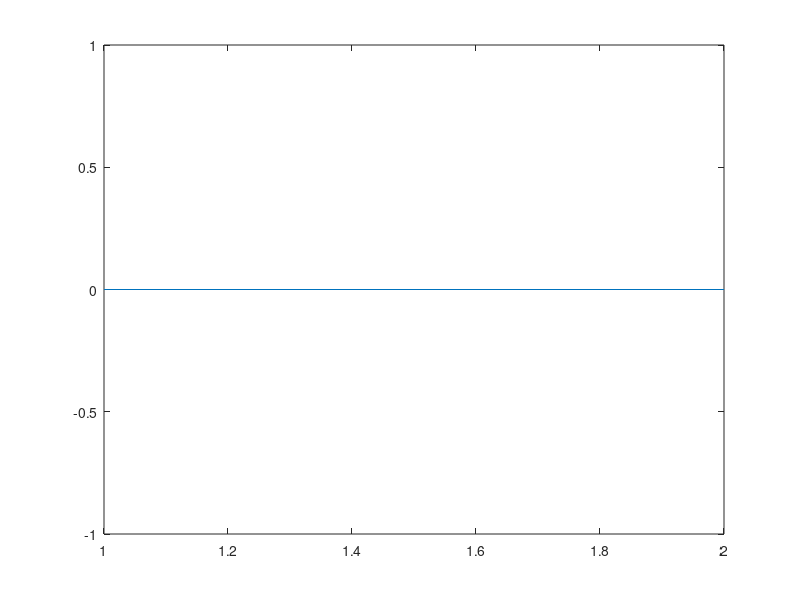

This figure's MATLAB source: (Note: this script raises an error after producing the figure.)
clear all

remoteIP = '255.255.255.255'; % broadcast to any IP


% remotePort = 5555;          % simulator       % target port, default = 5555 for now
 remotePort = 1002;           % BG2D

% localPort = 5554;            % local port, keep at 5554
fs=30;
n=200;
bin25=zeros(96,fs*n);
im=plot([0 0]);
socket=InitUDPreceiver(remotePort);
while 1
    data=ReceiveUDP(socket,'next');
    if ~isempty(data)   
        x=reshape(data,[length(data)/8 8]);
        disp(x)
        x=x(9:end,:);
        plot(x)
        pause(1)
    end
    
end
i=1;
tix=tic;
spp = 8; %packets per bin
while 1
    
    %     tic
    data=ReceiveUDP(socket,'next');
    % toc
    if length(data) >=100
        k=fs*spp;
        x=reshape(data,[96 k]);
        if exist('t')==1
            t=t+1;
        else
            t=double(x(6,1));
        end
        
%         if x(6,:)==t;
%             bin25(:,(i-1)*k+1:i*k)=x;
%         else
%             continue
%         end
        
        i=i+1;
        if i==n/spp+1
            set(im,'YData',bin25(61,:));
%             %ylim([-150 50])
            xlim([0 n*fs])
            i=1;
            disp([num2str(toc(tix)*1000) '     ' num2str(t)])
            tix=tic;
        end
    else
        %   disp('got a blank')
    end
    
end
CloseUDP(socket);